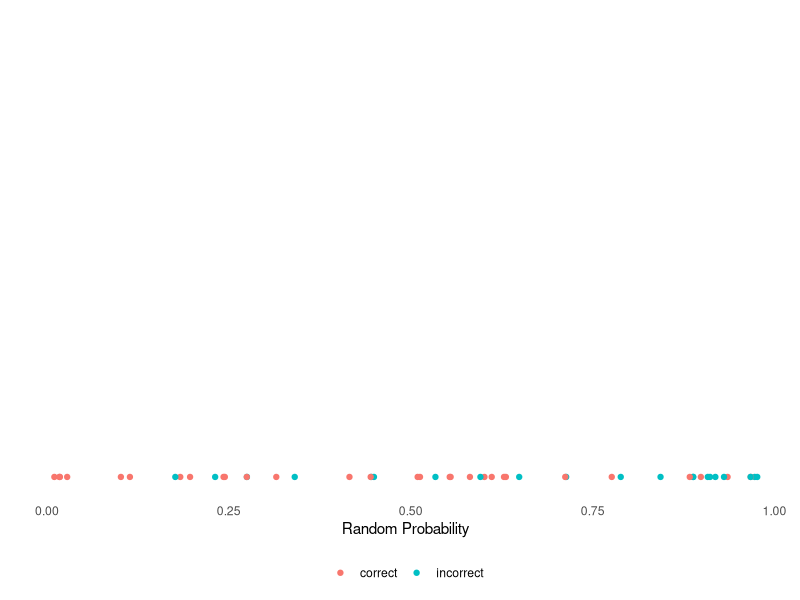
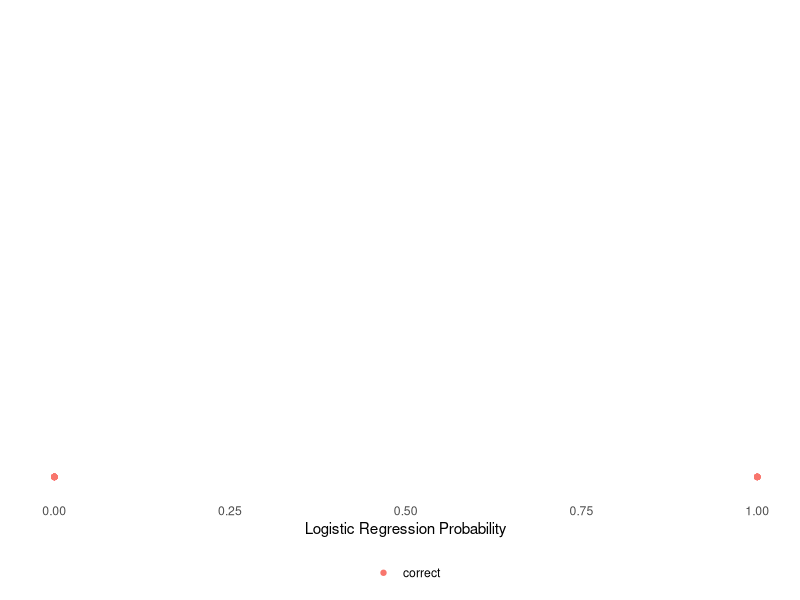
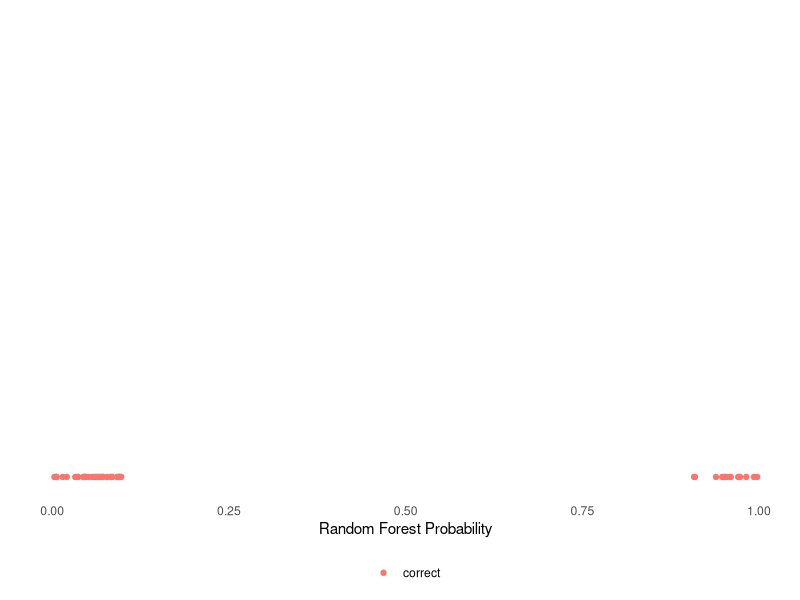

Generate these figures, in order, with R:
## AUC on a Number Line

library(randomForest)
library(ggplot2)

data("iris")

head(iris)

train_sample <- sample(1:150, 100)
train_set <- iris[train_sample, ]

test_set <- iris[-train_sample, ]

# IS setosa or not?

train_set$target <- ifelse(train_set$Species == "setosa", TRUE, FALSE)

## random choice

test_set$random <- runif(50)

# Logistic Regression

log_reg <- glm(target ~ Sepal.Length + Sepal.Width + Petal.Length + Petal.Width,
               data = train_set, family = "binomial")
summary(log_reg)

test_set$log_reg <- predict.glm(log_reg, test_set[, 1:4], type = "response")

# Random Forest

rf <- randomForest(as.factor(target) ~ Sepal.Length + Sepal.Width + Petal.Length + Petal.Width,
                   data = train_set)

test_set$rand_for <- predict(rf, test_set[, 1:4], type = "prob")


# Random Choice Viz

rand_ <- test_set[order(test_set$random, decreasing = TRUE), ]
rand_$answer <- ifelse((rand_$Species == "setosa" & rand_$random >= (2/3)) | 
                           (rand_$Species != "setosa" & rand_$random < (2/3)), 
                       "correct", "incorrect")

rand_$x <- rand_$random
rand_$y <- 0

ggplot(data = rand_, aes(x = x, y = y, color = answer)) +
    geom_point() + 
    scale_y_continuous(limits = c(0, 0.01)) + 
    ylab(label = element_blank()) + 
    xlab(label = "Random Probability") + 
    theme(axis.text.y = element_blank(), axis.ticks = element_blank(), 
          legend.position = "bottom", panel.background = element_blank(), 
          legend.title = element_blank(), legend.key = element_blank())

# Logistic Regression Viz

lr <- test_set[order(test_set$log_reg, decreasing = TRUE), ]
lr$answer <- ifelse((lr$Species == "setosa" & lr$log_reg >= 0.5) | 
                        (lr$Species != "setosa" & lr$log_reg < 0.5),
                    "correct", "incorrect")
lr$x <- lr$log_reg
lr$y <- 0

ggplot(data = lr, aes(x = x, y = y, color = answer)) +
    geom_point() + 
    scale_y_continuous(limits = c(0, 0.01)) + 
    ylab(label = element_blank()) + 
    xlab(label = "Logistic Regression Probability") + 
    theme(axis.text.y = element_blank(), axis.ticks = element_blank(), 
          legend.position = "bottom", panel.background = element_blank(), 
          legend.title = element_blank(), legend.key = element_blank())


# Random Forest Vis

test_set$rand_for <- test_set$rand_for[, 2]

test_set$adjust <- runif(50, 0, 0.10)
test_set$rand_for2 <- ifelse(test_set$rand_for >= 0.5, 
                            test_set$rand_for - test_set$adjust, 
                            test_set$rand_for + test_set$adjust)

rf <- test_set[order(test_set$rand_for2, decreasing = TRUE), ]
rf$answer <- ifelse((rf$Species == "setosa" & rf$rand_for2 >= 0.5) | 
                        (rf$Species != "setosa" & rf$rand_for2 < 0.5),
                    "correct", "incorrect")
rf$x <- rf$rand_for2
rf$y <- 0

ggplot(data = rf, aes(x = x, y = y, color = answer)) +
    geom_point() + 
    scale_y_continuous(limits = c(0, 0.01)) + 
    ylab(label = element_blank()) + 
    xlab(label = "Random Forest Probability") + 
    theme(axis.text.y = element_blank(), axis.ticks = element_blank(), 
          legend.position = "bottom", panel.background = element_blank(), 
          legend.title = element_blank(), legend.key = element_blank())
